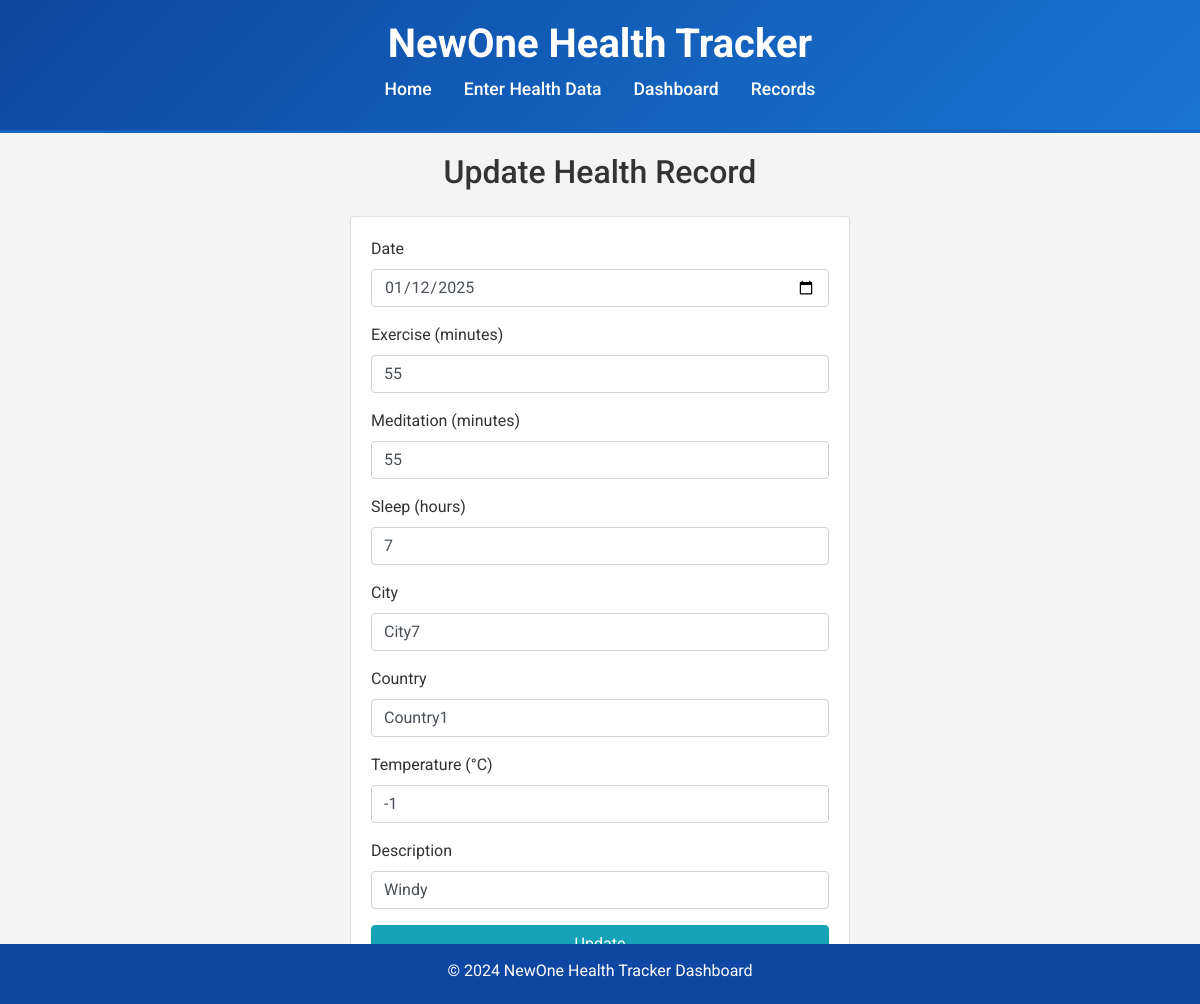
Screenshot of /update/1 with the database file from the repository.
### app.py (models this page shows, shortened)
class HealthData(db.Model):
    id = db.Column(db.Integer, primary_key=True)
    date = db.Column(db.Date, nullable=False)
    exercise = db.Column(db.Integer, nullable=False)
    meditation = db.Column(db.Integer, nullable=False)
    sleep = db.Column(db.Integer, nullable=False)
    city = db.Column(db.String(100), nullable=True)
    country = db.Column(db.String(100), nullable=True)
    temperature = db.Column(db.Integer, nullable=True)
    description = db.Column(db.String(100), nullable=True)

### app.py (the view, shortened to what this page needs)
@app.route('/update/<int:id>', methods=['GET', 'POST'])
def update_record(id):
    record = HealthData.query.get_or_404(id)
    form = HealthDataForm(obj=record)  # pré-preenche o formulário com os dados atuais
    return render_template('update_record.html', form=form, record=record)

### forms.py
class HealthDataForm(FlaskForm):
    date = DateField('Date', format='%Y-%m-%d', validators=[DataRequired()])
    exercise = IntegerField('Exercise (minutes)', validators=[InputRequired(), NumberRange(min=0)])
    meditation = IntegerField('Meditation (minutes)', validators=[InputRequired(), NumberRange(min=0)])
    sleep = IntegerField('Sleep (hours)', validators=[InputRequired(), NumberRange(min=0, max=24)])
    city = StringField('City', validators=[Optional()])
    country = StringField('Country', validators=[Optional()])
    temperature = FloatField('Temperature (°C)', validators=[Optional()])
    description = StringField('Description', validators=[Optional()])
    submit = SubmitField('Submit')

### templates/update_record.html (shortened to what this page needs)
{% extends 'base.html' %}
{% block content %}
  <h2 class="mb-4 text-center">Update Health Record</h2>
  <div class="card mx-auto" style="max-width: 500px;">
    <div class="card-body">
      <form method="POST">
        <div class="form-group">
          {{ form.date.label(class="form-label") }}
          {{ form.date(class="form-control") }}
        </div>
        <div class="form-group">
          {{ form.exercise.label(class="form-label") }}
          {{ form.exercise(class="form-control") }}
        </div>
        <div class="form-group">
          {{ form.meditation.label(class="form-label") }}
          {{ form.meditation(class="form-control") }}
        </div>
        <div class="form-group">
          {{ form.sleep.label(class="form-label") }}
          {{ form.sleep(class="form-control") }}
        </div>
        <div class="form-group">
          {{ form.city.label(class="form-label") }}
          {{ form.city(class="form-control") }}
        </div>
        <div class="form-group">
          {{ form.country.label(class="form-label") }}
          {{ form.country(class="form-control") }}
        </div>
        <div class="form-group">
          {{ form.temperature.label(class="form-label") }}
          {{ form.temperature(class="form-control") }}
        </div>
        <div class="form-group">
          {{ form.description.label(class="form-label") }}
          {{ form.description(class="form-control") }}
        </div>
        <button type="submit" class="btn btn-info btn-block">Update</button>
      </form>
    </div>
  </div>
{% endblock %}

### templates/base.html (style rules this page uses)
body { font-family: 'Roboto', sans-serif; background-color: #f4f4f4; color: #333; }

### rows the page displays
HealthData: date "01/12/2025", exercise "55", meditation "55", sleep "7", city "City7", country "Country1", temperature "-1", description "Windy"
